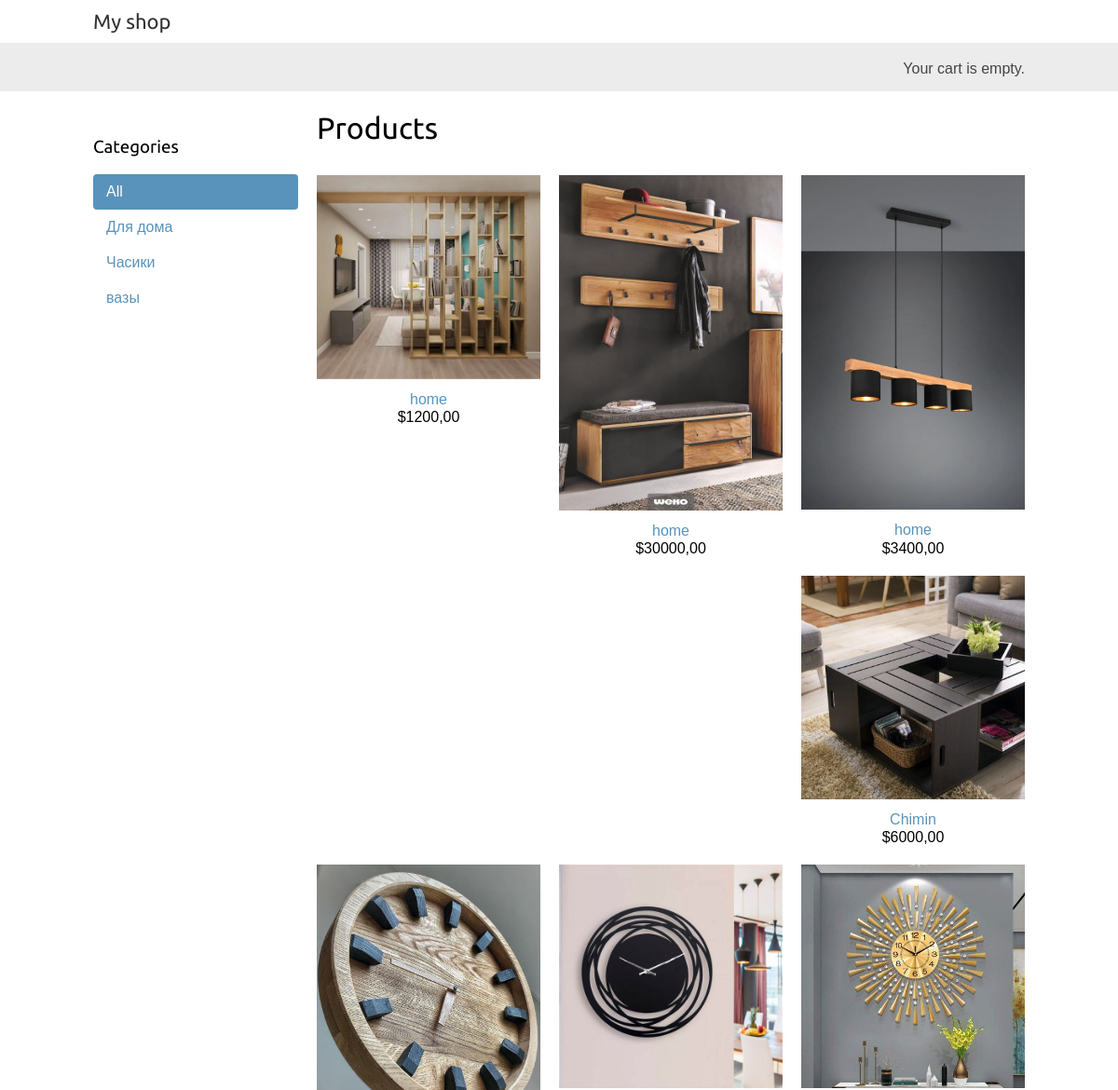
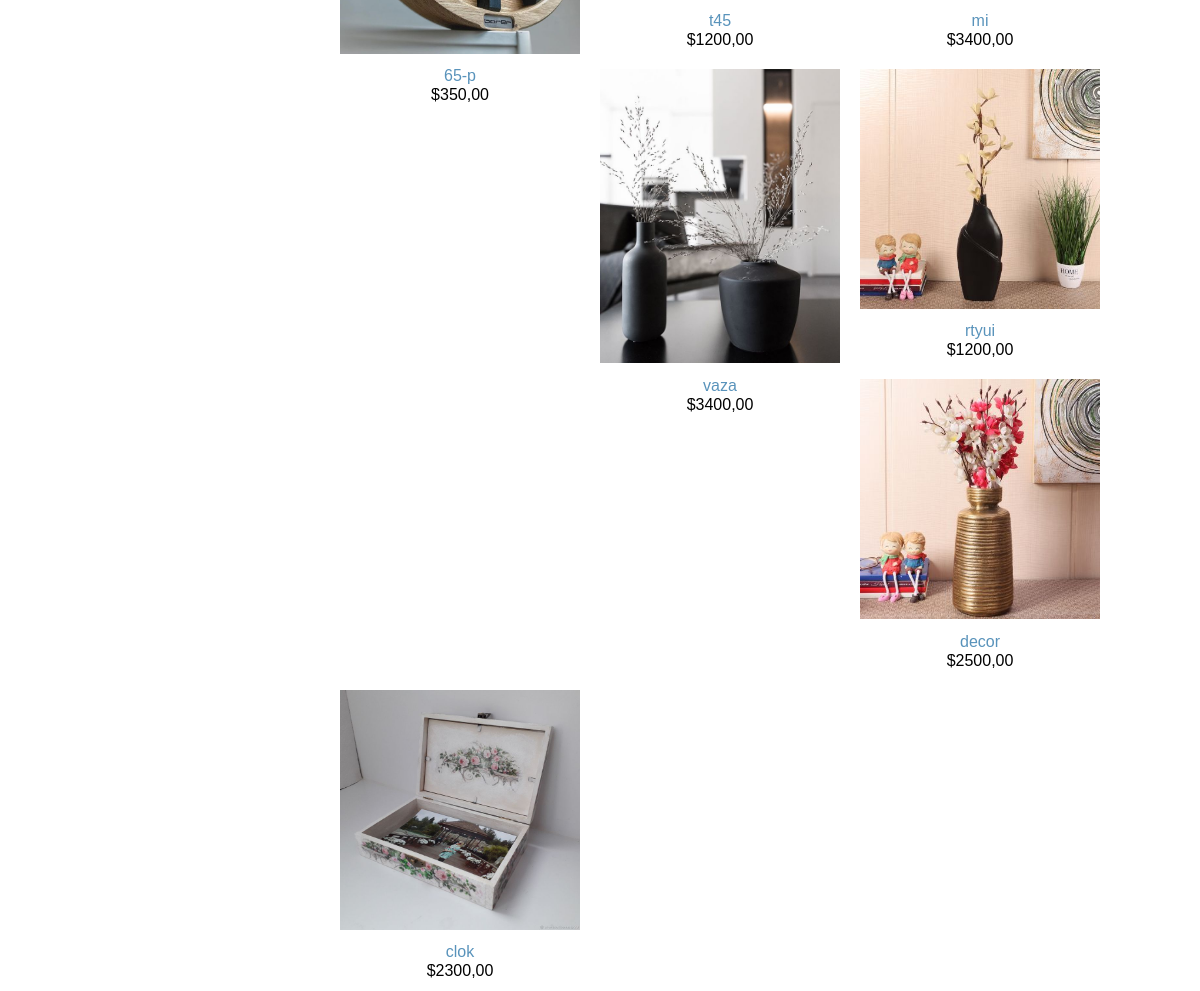
The page / on the database its author committed (2 pictures, top to bottom).
### shop/models.py (models this page shows, shortened)
class Category(models.Model):
    name=models.CharField(max_length=200, db_index=True)
    slug=models.SlugField(max_length=200,unique=True)
    class Meta:
        ordering=("name",)
        verbose_name="Категория"
        verbose_name_plural="Категории"
    def get_absolute_url(self):
        return reverse("shop:product-list-by-category", args=[self.slug])

class Product(models.Model):
    category = models.ForeignKey(Category, related_name='products', on_delete=models.CASCADE)
    name = models.CharField(max_length=200, db_index=True)
    slug = models.SlugField(max_length=200, db_index=True)
    image = models.ImageField(upload_to='products/%Y/%m/%d', blank=True)
    description = models.TextField(blank=True)
    price = models.DecimalField(max_digits=10, decimal_places=2)
    available = models.BooleanField(default=True)
    created = models.DateTimeField(auto_now_add=True)
    updated = models.DateTimeField(auto_now=True)
    class Meta:
        verbose_name="товар"
        verbose_name_plural="товары"
    def get_absolute_url(self):
        return reverse("shop:product-detail", args=[self.id, self.slug])

### shop/views.py (the view)
# urls.py: path('', views.product_list, name='product-list'),
def product_list(request, category_slug=None):
    category = None
    categories = Category.objects.all()
    products = Product.objects.filter(available=True)
    if category_slug:
        category = get_object_or_404(Category, slug=category_slug)
        products = products.filter(category=category)
    context = {
        'category': category,
        'categories': categories,
        'products': products
    }
    return render(request, 'shop/product/list.html', context)

### cart/cart.py (called while the page is built)
    def __len__(self):
        return sum(item['quantity'] for item in self.cart.values())

### cart/context_processors.py (called while the page is built)
def cart(request):
    return{'cart':Cart(request)}

### templates/shop/product/list.html (shortened to what this page needs)
{% extends "base.html" %}
{% load static %}
{% block content %}
    <div id="sidebar">
    <h3>Categories</h3>
        <ul>
            <li {% if not category %}class="selected"{% endif %}>
                <a href="{% url "shop:product-list" %}">All</a>
            </li>
            {% for c in categories %}
            <li {% if category.slug == c.slug %}class="selected" {% endif %}>
                <a href="{{ c.get_absolute_url }}">{{ c.name }}</a>
            </li>
            {% endfor %}
        </ul>
    </div>
    <div id="main" class="product-list">
        <h1>{% if category %}{{ category.name }}{% else %}Products{% endif %}</h1>
        {% for product in products %}
        <div class="item">
        <a href="{{ product.get_absolute_url }}">
        <img src="{% if product.image %}{{ product.image.url }}
        {%else %}{% static "img/no_image.png" %}{% endif %}">
        </a>
        <a href="{{ product.get_absolute_url }}">{{ product.name }}</a>
        <br>
        ${{ product.price }}
        </div>
        {% endfor %}
    </div>
{% endblock %}

### templates/base.html (shortened to what this page needs)
{% load static %}
<!DOCTYPE html>
<html>
    <head>
<link href="{% static "css/base.css" %}" rel="stylesheet">
</head>
<body>
<div id="header">
<a href="/" class="logo">My shop</a>
</div>
<div id="subheader">
<div class="cart">
    {% with total_items=cart|length%}
    {% if cart|length > 0%}
        Your cart:
            <a href="{% url "cart:cart-detail" %}">
                {{total_items}} item{{total_items|pluralize}},
                ${{ cart.get_total_price }}
            </a>
    {% else %}
        Your cart is empty.
    {% endif %}
{% endwith %}
</div>
</div>
<div id="content">
{% block content %}{% endblock %}
</div>
</body>
</html>

### static/css/base.css (style rules this page uses)
body { margin: 0; padding: 0; font-family: helvetica, sans-serif; }
h1, h2, h3, h4, h5, h6 { font-family: 'Ubuntu', sans-serif; font-weight: normal; }
a { text-decoration: none; color: #5993bb; }
#header { padding: 10px 100px; font-size: 18px; overflow: auto; }
#subheader { background: #ececec; color: #444; padding: 15px 100px; overflow: auto; }
#header .logo { font-family: 'Ubuntu', sans-serif; float: left; color: #333; font-size: 22px; margin-right: 10%; }
#subheader .cart { float: right; padding-top: 4px; }
#content { padding: 0 100px; overflow: hidden; }
#sidebar { width: 220px; padding: 30px 20px 0 0; float: left; }
#sidebar ul { margin: 0; padding: 0; }
#sidebar ul li { margin: 0; list-style: none; padding: 10px 14px; }
#sidebar ul li a { display: block; }
#sidebar ul li.selected { background: #5993bb; border-radius: 4px; }
#sidebar ul li.selected a { color: #fff; }
#main { float: left; width: 96%; margin-right: -220px; overflow: hidden; }
.product-list .item { width: 25%; padding: 10px 20px 10px 0; float: left; text-align: center; line-height: 1.2; }
.product-list .item img { width: 100%; margin-bottom: 8px; }

### rows shown on the page
Category: name "Для дома"
Category: name "Часики"
Category: name "вазы"
Product: image (picture), name "home", price "1200,00"
Product: image (picture), name "home", price "30000,00"
Product: image (picture), name "home", price "3400,00"
Product: image (picture), name "Chimin", price "6000,00"
Product: image (picture), name "65-p", price "350,00"
Product: image (picture), name "t45", price "1200,00"
Product: image (picture), name "mi", price "3400,00"
Product: image (picture), name "vaza", price "3400,00"
Product: image (picture), name "rtyui", price "1200,00"
Product: image (picture), name "decor", price "2500,00"
Product: image (picture), name "clok", price "2300,00"
